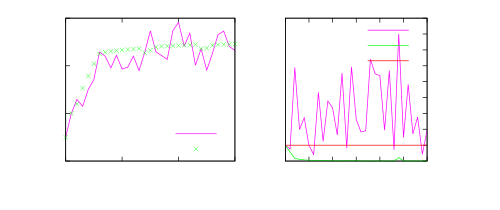

Generate this figure with gnuplot:
# set terminal x11 
# set output
set style line 1 lt 4 lw 2
set style line 2 lt 5 lw 2
set style line 3 lt 2 lw 2
set style line 4 lt 1 lw 2
set style line 5 lt 6 lw 1
set size 1,0.6
set origin 0,0
set multiplot
set size 0.525,0.6
set origin 0,0
set ytics nomirror
set xtics 10
set ytics 10
set xrange [0:30]
set ylabel "Inventory at Retailer"
set xlabel "Time"
set key horizontal bottom
#set key horizontal samplen 2
#unset key
plot "CL2.dat" index 0 u 1:2 w l ls 1  t "Actual",\
"" index 0 u 1:3 w points t "Nominal"
set size 0.525, 0.6
set origin 0.525,0
unset ylabel
unset ytics
set key horizontal top
set xtics 5
set xrange [0:30]
set xlabel "Time"
set y2tics nomirror
set y2label "Cost"
#set y2tics 100
set label "$\\times 10^{5}$" at graph 1.2,1
plot "CL2.dat" index 1 u 1:($2/100000) w l ls 1 axis x1y2 t "$V_N^\\beta(x,\\tilde{\\mathbf{v}})$",\
"" index 1 u 1:($3/100000) w l ls 3 axis x1y2 t "$V_N^\\beta(z,\\tilde{\\mathbf{v}})$",\
"" index 1 u 1:($4/100000) w l ls 4 axis x1y2 t "$\\bar{V}$"
